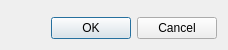
<?xml version="1.0" encoding="UTF-8"?>
<ui version="4.0">
 <class>BasicFillDialogForm</class>
 <widget class="QDialog" name="BasicFillDialogForm">
  <property name="geometry">
   <rect>
    <x>0</x>
    <y>0</y>
    <width>224</width>
    <height>51</height>
   </rect>
  </property>
  <property name="windowTitle">
   <string>Dialog</string>
  </property>
  <layout class="QGridLayout" name="gridLayout_3">
   <property name="sizeConstraint">
    <enum>QLayout::SetFixedSize</enum>
   </property>
   <item row="0" column="0">
    <layout class="QGridLayout" name="gridLayout_2">
     <item row="0" column="0">
      <widget class="QFrame" name="m_fillWidgetFrame">
       <property name="sizePolicy">
        <sizepolicy hsizetype="MinimumExpanding" vsizetype="MinimumExpanding">
         <horstretch>0</horstretch>
         <verstretch>0</verstretch>
        </sizepolicy>
       </property>
       <property name="frameShape">
        <enum>QFrame::Panel</enum>
       </property>
       <property name="frameShadow">
        <enum>QFrame::Raised</enum>
       </property>
      </widget>
     </item>
     <item row="1" column="0">
      <layout class="QGridLayout" name="gridLayout">
       <item row="0" column="0">
        <spacer name="horizontalSpacer">
         <property name="orientation">
          <enum>Qt::Horizontal</enum>
         </property>
         <property name="sizeHint" stdset="0">
          <size>
           <width>40</width>
           <height>20</height>
          </size>
         </property>
        </spacer>
       </item>
       <item row="0" column="1">
        <widget class="QPushButton" name="m_okPushButton">
         <property name="text">
          <string>OK</string>
         </property>
        </widget>
       </item>
       <item row="0" column="2">
        <widget class="QPushButton" name="m_cancelPushButton">
         <property name="text">
          <string>Cancel</string>
         </property>
        </widget>
       </item>
      </layout>
     </item>
    </layout>
   </item>
  </layout>
 </widget>
 <resources/>
 <connections>
  <connection>
   <sender>m_okPushButton</sender>
   <signal>pressed()</signal>
   <receiver>BasicFillDialogForm</receiver>
   <slot>accept()</slot>
   <hints>
    <hint type="sourcelabel">
     <x>192</x>
     <y>48</y>
    </hint>
    <hint type="destinationlabel">
     <x>127</x>
     <y>50</y>
    </hint>
   </hints>
  </connection>
  <connection>
   <sender>m_cancelPushButton</sender>
   <signal>pressed()</signal>
   <receiver>BasicFillDialogForm</receiver>
   <slot>reject()</slot>
   <hints>
    <hint type="sourcelabel">
     <x>294</x>
     <y>48</y>
    </hint>
    <hint type="destinationlabel">
     <x>255</x>
     <y>50</y>
    </hint>
   </hints>
  </connection>
 </connections>
</ui>
